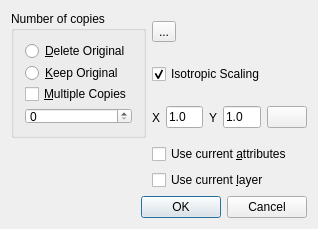
<?xml version="1.0" encoding="UTF-8"?>
<ui version="4.0">
 <class>QG_DlgScale</class>
 <widget class="QDialog" name="QG_DlgScale">
  <property name="geometry">
   <rect>
    <x>0</x>
    <y>0</y>
    <width>318</width>
    <height>229</height>
   </rect>
  </property>
  <property name="sizePolicy">
   <sizepolicy hsizetype="Minimum" vsizetype="Minimum">
    <horstretch>0</horstretch>
    <verstretch>0</verstretch>
   </sizepolicy>
  </property>
  <property name="minimumSize">
   <size>
    <width>300</width>
    <height>190</height>
   </size>
  </property>
  <property name="windowTitle">
   <string>Scaling Options</string>
  </property>
  <layout class="QGridLayout" name="gridLayout">
   <item row="5" column="0" colspan="2">
    <widget class="QDialogButtonBox" name="buttonBox">
     <property name="standardButtons">
      <set>QDialogButtonBox::Cancel|QDialogButtonBox::Ok</set>
     </property>
    </widget>
   </item>
   <item row="1" column="1">
    <layout class="QHBoxLayout">
     <item>
      <widget class="QCheckBox" name="cbIsotropic">
       <property name="toolTip">
        <string>Scale by the same factor at both x- and y- directions</string>
       </property>
       <property name="text">
        <string>Isotropic Scaling</string>
       </property>
       <property name="checked">
        <bool>true</bool>
       </property>
      </widget>
     </item>
    </layout>
   </item>
   <item row="4" column="1">
    <widget class="QCheckBox" name="cbCurrentLayer">
     <property name="text">
      <string>Use current &amp;layer</string>
     </property>
    </widget>
   </item>
   <item row="3" column="1">
    <widget class="QCheckBox" name="cbCurrentAttributes">
     <property name="text">
      <string>Use current &amp;attributes</string>
     </property>
    </widget>
   </item>
   <item row="2" column="1">
    <layout class="QHBoxLayout" name="horizontalLayout">
     <item>
      <widget class="QLabel" name="lFactor">
       <property name="text">
        <string>X</string>
       </property>
       <property name="wordWrap">
        <bool>false</bool>
       </property>
      </widget>
     </item>
     <item>
      <widget class="QLineEdit" name="leFactorX">
       <property name="text">
        <string notr="true">1.0</string>
       </property>
      </widget>
     </item>
     <item>
      <widget class="QLabel" name="lFactor_2">
       <property name="text">
        <string>Y</string>
       </property>
       <property name="wordWrap">
        <bool>false</bool>
       </property>
      </widget>
     </item>
     <item>
      <widget class="QLineEdit" name="leFactorY">
       <property name="text">
        <string notr="true">1.0</string>
       </property>
       <property name="readOnly">
        <bool>true</bool>
       </property>
      </widget>
     </item>
     <item>
      <widget class="QPushButton" name="bFindFactor">
       <property name="toolTip">
        <string>&lt;html&gt;&lt;head/&gt;&lt;body&gt;&lt;p&gt;Find the scaling ratios around the center by a reference point and a target point.&lt;/p&gt;&lt;/body&gt;&lt;/html&gt;</string>
       </property>
       <property name="text">
        <string/>
       </property>
       <property name="icon">
        <iconset resource="../../../../../res/extui/extui.qrc">
         <normaloff>:/extui/modifyscale.png</normaloff>:/extui/modifyscale.png</iconset>
       </property>
      </widget>
     </item>
    </layout>
   </item>
   <item row="0" column="1">
    <widget class="QToolButton" name="toolButton">
     <property name="text">
      <string>...</string>
     </property>
     <property name="icon">
      <iconset resource="../../../../../res/extui/extui.qrc">
       <normaloff>:/extui/dlgmodifyscale.png</normaloff>:/extui/dlgmodifyscale.png</iconset>
     </property>
     <property name="iconSize">
      <size>
       <width>80</width>
       <height>80</height>
      </size>
     </property>
    </widget>
   </item>
   <item row="0" column="0" rowspan="3">
    <widget class="QGroupBox" name="bgNumber">
     <property name="title">
      <string>Number of copies</string>
     </property>
     <layout class="QVBoxLayout">
      <item>
       <widget class="QRadioButton" name="rbDeleteOrigin">
        <property name="sizePolicy">
         <sizepolicy hsizetype="Minimum" vsizetype="Preferred">
          <horstretch>0</horstretch>
          <verstretch>0</verstretch>
         </sizepolicy>
        </property>
        <property name="minimumSize">
         <size>
          <width>0</width>
          <height>18</height>
         </size>
        </property>
        <property name="text">
         <string>&amp;Delete Original</string>
        </property>
       </widget>
      </item>
      <item>
       <widget class="QRadioButton" name="rbCopy">
        <property name="sizePolicy">
         <sizepolicy hsizetype="Minimum" vsizetype="Preferred">
          <horstretch>0</horstretch>
          <verstretch>0</verstretch>
         </sizepolicy>
        </property>
        <property name="minimumSize">
         <size>
          <width>0</width>
          <height>18</height>
         </size>
        </property>
        <property name="text">
         <string>&amp;Keep Original</string>
        </property>
       </widget>
      </item>
      <item>
       <widget class="QCheckBox" name="cbMultipleCopies">
        <property name="text">
         <string>&amp;Multiple Copies</string>
        </property>
       </widget>
      </item>
      <item>
       <widget class="QSpinBox" name="sbNumber"/>
      </item>
      <item>
       <spacer name="spacer7">
        <property name="orientation">
         <enum>Qt::Vertical</enum>
        </property>
        <property name="sizeType">
         <enum>QSizePolicy::Expanding</enum>
        </property>
        <property name="sizeHint" stdset="0">
         <size>
          <width>20</width>
          <height>16</height>
         </size>
        </property>
       </spacer>
      </item>
     </layout>
    </widget>
   </item>
   <item row="2" column="2">
    <spacer name="horizontalSpacer">
     <property name="orientation">
      <enum>Qt::Horizontal</enum>
     </property>
     <property name="sizeHint" stdset="0">
      <size>
       <width>0</width>
       <height>36</height>
      </size>
     </property>
    </spacer>
   </item>
  </layout>
 </widget>
 <layoutdefault spacing="6" margin="11"/>
 <resources>
  <include location="../../../../../res/extui/extui.qrc"/>
 </resources>
 <connections>
  <connection>
   <sender>buttonBox</sender>
   <signal>accepted()</signal>
   <receiver>QG_DlgScale</receiver>
   <slot>accept()</slot>
   <hints>
    <hint type="sourcelabel">
     <x>89</x>
     <y>262</y>
    </hint>
    <hint type="destinationlabel">
     <x>20</x>
     <y>20</y>
    </hint>
   </hints>
  </connection>
  <connection>
   <sender>buttonBox</sender>
   <signal>rejected()</signal>
   <receiver>QG_DlgScale</receiver>
   <slot>reject()</slot>
   <hints>
    <hint type="sourcelabel">
     <x>89</x>
     <y>262</y>
    </hint>
    <hint type="destinationlabel">
     <x>20</x>
     <y>20</y>
    </hint>
   </hints>
  </connection>
 </connections>
</ui>
